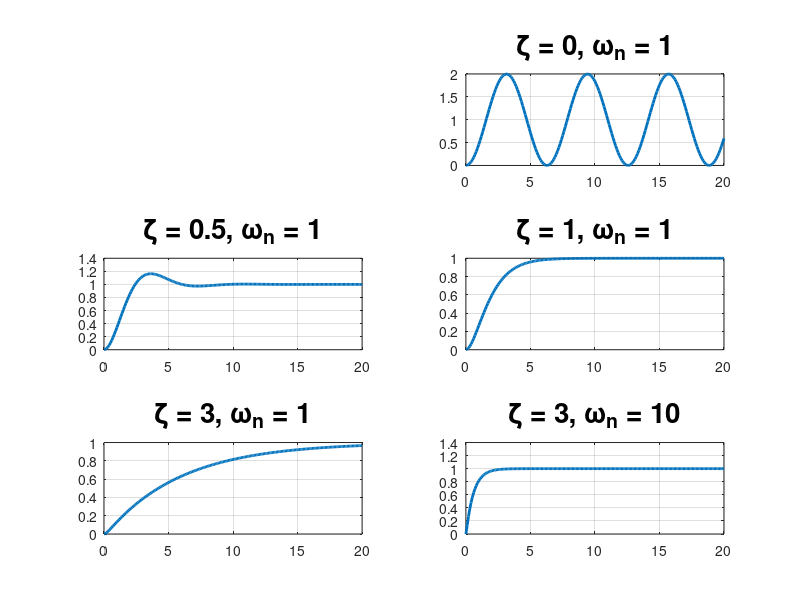

MATLAB code to generate this figure: (Note: this script raises an error after producing the figure.)
% 定义时间向量
t = 0:0.1:20;

% 定义阻尼比和固有频率
zetas = [-3, 0, 0.5, 1, 3, 3]; % 阻尼比
wns = [1, 1, 1, 1, 1, 10]; % 固有频率

% 创建一个新的图形窗口
figure;

% 循环绘制每个系统的阶跃响应
for i = 1:length(zetas)
    % 定义传递函数的分子和分母
    num = [wns(i)^2];
    den = [1, 2*zetas(i)*wns(i), wns(i)^2];
    
    % 创建传递函数
    G = tf(num, den);
    
    % 计算阶跃响应
    c = step(G, t);
    
    % 绘制阶跃响应
    subplot(3, 2, i);
    plot(t, c, 'LineWidth', 2);
    hold on;
    grid on;
    
    % 添加标注
    title(['\zeta = ', num2str(zetas(i)), ', \omega_n = ', num2str(wns(i))], 'FontSize', 20);
    % xlabel('Time (s)', 'FontSize', 12);
    % ylabel('Amplitude', 'FontSize', 12);
end

% 调整子图之间的间距
sgtitle('Step Response for Different \zeta and \omega_n', 'FontSize', 1);